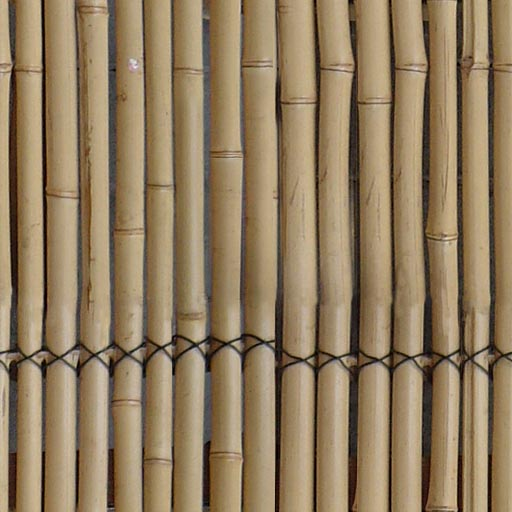
#> input picture No.4/images/bamboo.bmp, 512 x 512 px; its folder holds 4 pictures in this run
$ python 2_feature.py
#> lines starting #> are read from the running program, lines starting #| are printed output that depends on the picture
"""
Task 4 Problem 2: Texture Feature Quantities from Histogram
Input:  ./images/
Output: printed to stdout (LaTeX table also printed)

Using normalized histogram p(l) = h(l) / N:
  MEN = sum( l * p(l) )                         mean
  CNT = sum( l^2 * p(l) )                       contrast
  VAR = sum( (l-MEN)^2 * p(l) )                 variance
  SKW = (1/sigma^3) * sum( (l-MEN)^3 * p(l) )  skewness  (sigma = sqrt(VAR))
  KRT = (1/sigma^4) * sum( (l-MEN)^4 * p(l) )  kurtosis
  EGY = sum( p(l)^2 )                           energy
  EPY = -sum( p(l) * log(p(l)) )               entropy
"""

import cv2
import numpy as np

INPUT_DIR = "images"
IMAGES = ["bamboo", "ground", "panch", "tile", "wall"]

L = np.arange(256, dtype=np.float64)

print(f"{'Image':<10} {'MEN':>8} {'CNT':>10} {'VAR':>10} {'SKW':>8} {'KRT':>8} {'EGY':>10} {'EPY':>8}")
print("-" * 80)

results = {}
for name in IMAGES:
    img_bgr = cv2.imread(f"{INPUT_DIR}/{name}.bmp")
#> img_bgr is the input picture: shape (512, 512, 3); mean B, G, R 95.6, 125.3, 146
    gray = cv2.cvtColor(img_bgr, cv2.COLOR_BGR2GRAY)
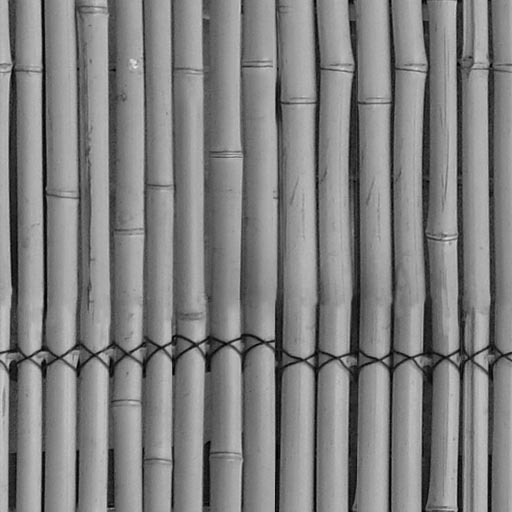
#> gray: shape (512, 512); min 0, max 240, mean 128.1

    hist, _ = np.histogram(gray.ravel(), bins=256, range=(0, 256))
#> hist = 256 values, max 4440 at index 172, min 0 at index 210, mean 1024
    N = gray.size
#> N = 262144
    p = hist.astype(np.float64) / N
#> p = 256 values, max 0.0169 at index 172, min 0 at index 210, mean 0.00391

    MEN = np.sum(L * p)
#> MEN = 128.1
    CNT = np.sum(L**2 * p)
#> CNT = 18210.6
    VAR = np.sum((L - MEN) ** 2 * p)
#> VAR = 1804.4
    sigma = np.sqrt(VAR)
#> sigma = 42.48
    SKW = np.sum((L - MEN) ** 3 * p) / (sigma**3) if sigma > 0 else 0.0
#> SKW = -0.782
    KRT = np.sum((L - MEN) ** 4 * p) / (sigma**4) if sigma > 0 else 0.0
#> KRT = 2.81

    # Exclude bins where p(l)=0 to avoid log(0)
    mask = p > 0
    EGY = np.sum(p[mask] ** 2)
#> EGY = 0.00832
    EPY = -np.sum(p[mask] * np.log(p[mask]))
#> EPY = 4.97

    results[name] = dict(MEN=MEN, CNT=CNT, VAR=VAR, SKW=SKW, KRT=KRT, EGY=EGY, EPY=EPY)
    print(
        f"{name:<10}  {MEN:8.2f}  {CNT:10.2f}  {VAR:10.2f}  {SKW:8.4f}  {KRT:8.4f}  {EGY:10.6f}  {EPY:8.4f}"
    )
#| bamboo        128.09    18210.58     1804.41   -0.7819    2.8140    0.008317    4.9694
#> (the run stopped early here; a loop or call above may not have finished)
